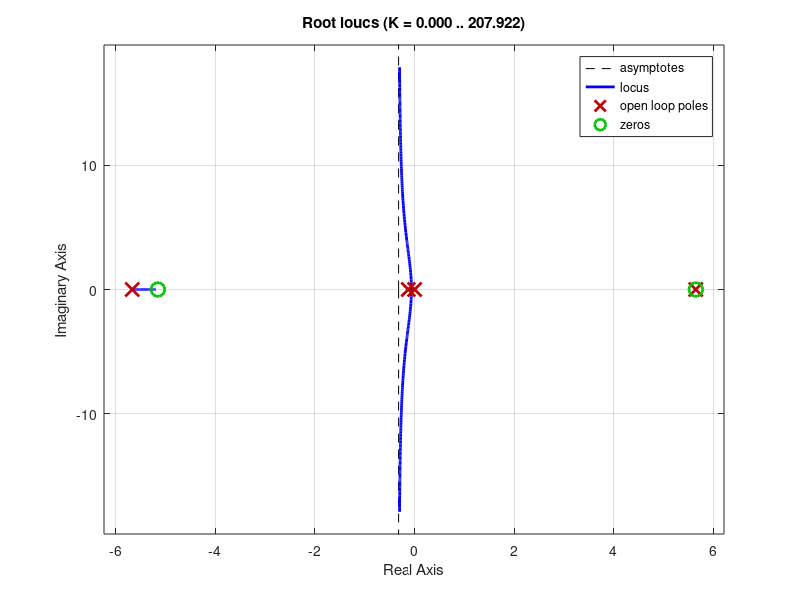

The MATLAB source for this figure:
clear 
clc
close all
%% Parametri
M = 0.61;
mb = 0.05;
ma = 0.116;
l = 0.45;
k = 0;
b = 0.1;
g = 9.81;
Ja = (1/12)*ma*l^2;
Jb = 0;
v0 = 0;
x0 = 0;
omega0 = 0;
theta0= pi/12;
T_f = 10;
%% General settings
font_size   = 18;
line_width  = 2;
plot_x0     = 500;
plot_y0     = 300;
plot_width  = 800;
plot_height = 400;
%% Transfer function variable
s = tf('s');
%% Simulink settings
MaxStep  = 1e-2; % solver max step size
RelTol   = 1e-2; % solver relative tolerance
T_f      = 10;    % final simulation time
%% Linearizated model
% states: x_1: linear position
%         x_2: angular position
%         x_3: linear speed
%         x_4: angular speed
%Matrice di masse
M_lin = [(ma/2+mb)*l (ma/4+mb)*l^2+Ja+Jb;
            M+ma+mb (ma/2+mb)*l];
%Matrice dinamica
A_1 = [0 0 1 0;
        0 0 0 1];
A_2 = (M_lin^-1)*[0 (ma/2+mb)*g*l 0 0;
                    -k 0 -b 0];
A_lin = [A_1;
         A_2];
%Matrice di distribuzione degli ingressi
B1 = [0;0];
B2 = (M_lin^-1)*[0; 1];
B_lin=[B1; B2];
%Matrice di distribuzione delle uscite
C_lin_theta = [0 1 0 0];
%Legame algebrico ingresso–uscita
D_lin_theta = 0;

%Volendo tabilizzare anche il carrello avremo una seconda uscita y = x_1
C_lin_pos = [1 0 0 0];
D_lin_pos = 0;

%convert dynamic system models to state-space model form.

LTI_lin_pos = ss(A_lin, B_lin, C_lin_pos, D_lin_pos);

G_lin_pos = tf(LTI_lin_pos);

disp ('Transfer function of the linearized model (Cart Position):')
zpk(G_lin_pos)
%% Controller 
%Proviamo per cancellazione
R = (s-5.642)/(s-5.153);

rlocus(minreal(R*G_lin_pos))
grid on;
K = 0.00295;
R = K*R;
%% Controllore in the space state sistem

R_lti   = ss(R);

A_ctrl  = R_lti.A;
B_ctrl  = R_lti.B;
C_ctrl  = R_lti.C;
D_ctrl  = R_lti.D;
